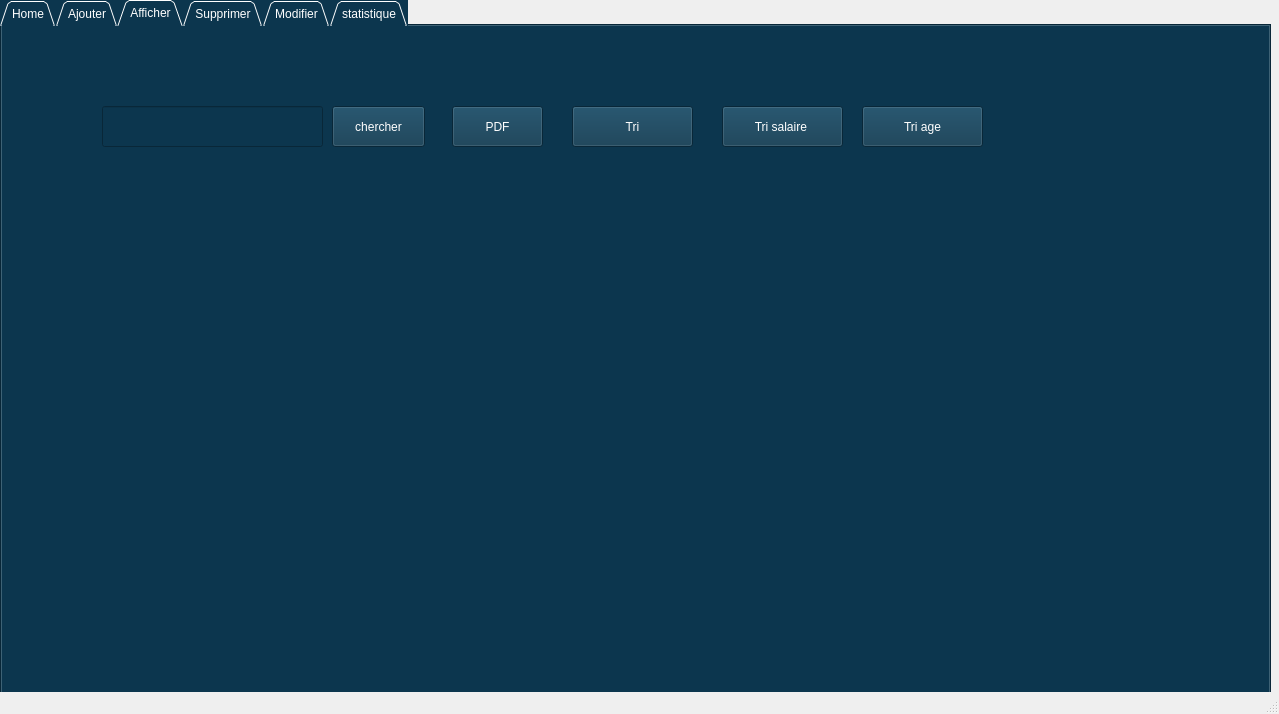
<?xml version="1.0" encoding="UTF-8"?>
<ui version="4.0">
 <class>MainWindow</class>
 <widget class="QMainWindow" name="MainWindow">
  <property name="geometry">
   <rect>
    <x>0</x>
    <y>0</y>
    <width>1279</width>
    <height>714</height>
   </rect>
  </property>
  <property name="windowTitle">
   <string>MainWindow</string>
  </property>
  <property name="styleSheet">
   <string notr="true">#mainwindow {
background: #FEFEF9
;
}


#mainFrame {
border: 3px solid gray;
border-radius: 40px;
background: white;
}</string>
  </property>
  <widget class="QWidget" name="centralwidget">
   <widget class="QTabWidget" name="tabWidget">
    <property name="geometry">
     <rect>
      <x>0</x>
      <y>0</y>
      <width>1271</width>
      <height>971</height>
     </rect>
    </property>
    <property name="styleSheet">
     <string notr="true">background-color:#0c364e
;
color:white;</string>
    </property>
    <property name="tabShape">
     <enum>QTabWidget::Triangular</enum>
    </property>
    <property name="currentIndex">
     <number>2</number>
    </property>
    <widget class="QWidget" name="Accueil">
     <attribute name="title">
      <string>Home</string>
     </attribute>
     <widget class="QLabel" name="label">
      <property name="geometry">
       <rect>
        <x>230</x>
        <y>150</y>
        <width>281</width>
        <height>78</height>
       </rect>
      </property>
      <property name="sizePolicy">
       <sizepolicy hsizetype="MinimumExpanding" vsizetype="MinimumExpanding">
        <horstretch>0</horstretch>
        <verstretch>0</verstretch>
       </sizepolicy>
      </property>
      <property name="styleSheet">
       <string notr="true">
color:white ;
border-style:outset;
border-width: 0px;
    border-radius: 10px;
    border-color: #0c364e;
    font: bold 18px;
    min-width: 10em;
    padding: 6px;</string>
      </property>
      <property name="text">
       <string>Entrer Vos informations</string>
      </property>
     </widget>
     <widget class="QWidget" name="verticalLayoutWidget_2">
      <property name="geometry">
       <rect>
        <x>970</x>
        <y>20</y>
        <width>281</width>
        <height>621</height>
       </rect>
      </property>
      <layout class="QVBoxLayout" name="verticalLayout_2">
       <item>
        <layout class="QVBoxLayout" name="verticalLayout">
         <item>
          <widget class="QPushButton" name="a">
           <property name="sizePolicy">
            <sizepolicy hsizetype="Minimum" vsizetype="Preferred">
             <horstretch>0</horstretch>
             <verstretch>0</verstretch>
            </sizepolicy>
           </property>
           <property name="styleSheet">
            <string notr="true">background-color: #0c364e
  ;
color:white ;

    font:  18px;
</string>
           </property>
           <property name="text">
            <string>Accueil</string>
           </property>
          </widget>
         </item>
         <item>
          <widget class="QPushButton" name="b">
           <property name="sizePolicy">
            <sizepolicy hsizetype="Minimum" vsizetype="Preferred">
             <horstretch>0</horstretch>
             <verstretch>0</verstretch>
            </sizepolicy>
           </property>
           <property name="styleSheet">
            <string notr="true">background-color: #0c364e
  ;
color:white ;

    font:  18px;
</string>
           </property>
           <property name="text">
            <string>Gestion des vols</string>
           </property>
          </widget>
         </item>
         <item>
          <widget class="QPushButton" name="e">
           <property name="sizePolicy">
            <sizepolicy hsizetype="Minimum" vsizetype="Preferred">
             <horstretch>0</horstretch>
             <verstretch>0</verstretch>
            </sizepolicy>
           </property>
           <property name="styleSheet">
            <string notr="true">background-color: #0c364e
  ;
color:white ;

    font:  18px;
</string>
           </property>
           <property name="text">
            <string>Gestion des voyageurs</string>
           </property>
          </widget>
         </item>
         <item>
          <widget class="QPushButton" name="d">
           <property name="sizePolicy">
            <sizepolicy hsizetype="Minimum" vsizetype="Preferred">
             <horstretch>0</horstretch>
             <verstretch>0</verstretch>
            </sizepolicy>
           </property>
           <property name="styleSheet">
            <string notr="true">background-color: #0c364e
  ;
color:white ;

    font:  18px;
</string>
           </property>
           <property name="text">
            <string>Gestions des employées</string>
           </property>
          </widget>
         </item>
         <item>
          <widget class="QPushButton" name="c">
           <property name="sizePolicy">
            <sizepolicy hsizetype="Minimum" vsizetype="Preferred">
             <horstretch>0</horstretch>
             <verstretch>0</verstretch>
            </sizepolicy>
           </property>
           <property name="styleSheet">
            <string notr="true">background-color: #0c364e
  ;
color:white ;

    font:  18px;
</string>
           </property>
           <property name="text">
            <string>Gestion des avions</string>
           </property>
          </widget>
         </item>
        </layout>
       </item>
      </layout>
     </widget>
     <widget class="QLabel" name="label_pic">
      <property name="geometry">
       <rect>
        <x>20</x>
        <y>20</y>
        <width>141</width>
        <height>101</height>
       </rect>
      </property>
      <property name="sizePolicy">
       <sizepolicy hsizetype="Maximum" vsizetype="Maximum">
        <horstretch>0</horstretch>
        <verstretch>0</verstretch>
       </sizepolicy>
      </property>
      <property name="text">
       <string/>
      </property>
      <property name="scaledContents">
       <bool>true</bool>
      </property>
     </widget>
     <widget class="QLabel" name="label_username">
      <property name="geometry">
       <rect>
        <x>40</x>
        <y>270</y>
        <width>101</width>
        <height>81</height>
       </rect>
      </property>
      <property name="text">
       <string/>
      </property>
      <property name="scaledContents">
       <bool>true</bool>
      </property>
     </widget>
     <widget class="QLabel" name="label_mdp">
      <property name="geometry">
       <rect>
        <x>40</x>
        <y>410</y>
        <width>71</width>
        <height>41</height>
       </rect>
      </property>
      <property name="text">
       <string/>
      </property>
      <property name="scaledContents">
       <bool>true</bool>
      </property>
     </widget>
     <widget class="QLabel" name="label_4">
      <property name="geometry">
       <rect>
        <x>220</x>
        <y>20</y>
        <width>742</width>
        <height>101</height>
       </rect>
      </property>
      <property name="styleSheet">
       <string notr="true">color:white ;
border-style:outset;
border-width: 0px;
    border-radius: 10px;
    border-color: #0c364e;

font: bold 75 25pt &quot;Segoe Print&quot;;
    min-width: 10em;
    padding: 6px;</string>
      </property>
      <property name="text">
       <string>SMART AIRPORT</string>
      </property>
     </widget>
    </widget>
    <widget class="QWidget" name="tab_2">
     <attribute name="title">
      <string>Ajouter</string>
     </attribute>
     <widget class="QLabel" name="label_5">
      <property name="geometry">
       <rect>
        <x>240</x>
        <y>30</y>
        <width>481</width>
        <height>41</height>
       </rect>
      </property>
      <property name="styleSheet">
       <string notr="true">color:white ;
border-style:outset;
border-width: 0px;
    border-radius: 10px;
    border-color: #0c364e;
    font: bold 18px;
    min-width: 10em;
    padding: 6px;</string>
      </property>
      <property name="text">
       <string>Ajout des employées </string>
      </property>
     </widget>
     <widget class="QWidget" name="formLayoutWidget">
      <property name="geometry">
       <rect>
        <x>10</x>
        <y>110</y>
        <width>671</width>
        <height>461</height>
       </rect>
      </property>
      <property name="sizePolicy">
       <sizepolicy hsizetype="Expanding" vsizetype="Expanding">
        <horstretch>0</horstretch>
        <verstretch>0</verstretch>
       </sizepolicy>
      </property>
      <layout class="QFormLayout" name="formLayout">
       <item row="0" column="0">
        <widget class="QLabel" name="label_6">
         <property name="sizePolicy">
          <sizepolicy hsizetype="Expanding" vsizetype="Expanding">
           <horstretch>0</horstretch>
           <verstretch>0</verstretch>
          </sizepolicy>
         </property>
         <property name="styleSheet">
          <string notr="true">color:white ;
border-style:outset;
border-width: 0px;
    border-radius: 10px;
    border-color: #0c364e;
    font: bold 14px;
    min-width: 10em;
    padding: 6px;</string>
         </property>
         <property name="text">
          <string>C.I.N:</string>
         </property>
        </widget>
       </item>
       <item row="0" column="1">
        <widget class="QLineEdit" name="lineEdit_3">
         <property name="sizePolicy">
          <sizepolicy hsizetype="Expanding" vsizetype="Expanding">
           <horstretch>0</horstretch>
           <verstretch>0</verstretch>
          </sizepolicy>
         </property>
         <property name="styleSheet">
          <string notr="true">
border-style:outset;
border-width: 2px;
    border-radius: 10px;
    border-color: white;
    min-width:5em;
    padding: 6px;</string>
         </property>
        </widget>
       </item>
       <item row="1" column="0">
        <widget class="QLabel" name="label_7">
         <property name="sizePolicy">
          <sizepolicy hsizetype="Expanding" vsizetype="Expanding">
           <horstretch>0</horstretch>
           <verstretch>0</verstretch>
          </sizepolicy>
         </property>
         <property name="styleSheet">
          <string notr="true">color:white ;
border-style:outset;
border-width: 0px;
    border-radius: 10px;
    border-color: #0c364e;
    font: bold 14px;
    min-width: 10em;
    padding: 6px;</string>
         </property>
         <property name="text">
          <string>Prenom:</string>
         </property>
        </widget>
       </item>
       <item row="2" column="0">
        <widget class="QLabel" name="label_8">
         <property name="sizePolicy">
          <sizepolicy hsizetype="Expanding" vsizetype="Expanding">
           <horstretch>0</horstretch>
           <verstretch>0</verstretch>
          </sizepolicy>
         </property>
         <property name="styleSheet">
          <string notr="true">color:white ;
border-style:outset;
border-width: 0px;
    border-radius: 10px;
    border-color: #0c364e;
    font: bold 14px;
    min-width: 10em;
    padding: 6px;</string>
         </property>
         <property name="text">
          <string>Nom:</string>
         </property>
        </widget>
       </item>
       <item row="2" column="1">
        <widget class="QLineEdit" name="lineEdit_5">
         <property name="sizePolicy">
          <sizepolicy hsizetype="Expanding" vsizetype="Expanding">
           <horstretch>0</horstretch>
           <verstretch>0</verstretch>
          </sizepolicy>
         </property>
         <property name="styleSheet">
          <string notr="true">
border-style:outset;
border-width: 2px;
    border-radius: 10px;
    border-color: white;
    min-width:5em;
    padding: 6px;</string>
         </property>
        </widget>
       </item>
       <item row="3" column="0">
        <widget class="QLabel" name="label_10">
         <property name="sizePolicy">
          <sizepolicy hsizetype="Expanding" vsizetype="Expanding">
           <horstretch>0</horstretch>
           <verstretch>0</verstretch>
          </sizepolicy>
         </property>
         <property name="styleSheet">
          <string notr="true">color:white ;
border-style:outset;
border-width: 0px;
    border-radius: 10px;
    border-color: #0c364e;
    font: bold 14px;
    min-width: 10em;
    padding: 6px;</string>
         </property>
         <property name="text">
          <string>mail:</string>
         </property>
        </widget>
       </item>
       <item row="3" column="1">
        <widget class="QLineEdit" name="lineEdit_7">
         <property name="sizePolicy">
          <sizepolicy hsizetype="Expanding" vsizetype="Expanding">
           <horstretch>0</horstretch>
           <verstretch>0</verstretch>
          </sizepolicy>
         </property>
         <property name="styleSheet">
          <string notr="true">
border-style:outset;
border-width: 2px;
    border-radius: 10px;
    border-color: white;
    min-width:5em;
    padding: 6px;</string>
         </property>
        </widget>
       </item>
       <item row="4" column="0">
        <widget class="QLabel" name="label_11">
         <property name="sizePolicy">
          <sizepolicy hsizetype="Expanding" vsizetype="Expanding">
           <horstretch>0</horstretch>
           <verstretch>0</verstretch>
          </sizepolicy>
         </property>
         <property name="styleSheet">
          <string notr="true">color:white ;
border-style:outset;
border-width: 0px;
    border-radius: 10px;
    border-color: #0c364e;
    font: bold 14px;
    min-width: 10em;
    padding: 6px;</string>
         </property>
         <property name="text">
          <string>Métier:</string>
         </property>
        </widget>
       </item>
       <item row="4" column="1">
        <widget class="QLineEdit" name="lineEdit_8">
         <property name="sizePolicy">
          <sizepolicy hsizetype="Expanding" vsizetype="Expanding">
           <horstretch>0</horstretch>
           <verstretch>0</verstretch>
          </sizepolicy>
         </property>
         <property name="styleSheet">
          <string notr="true">
border-style:outset;
border-width: 2px;
    border-radius: 10px;
    border-color: white;
    min-width:5em;
    padding: 6px;</string>
         </property>
        </widget>
       </item>
       <item row="1" column="1">
        <widget class="QLineEdit" name="lineEdit_4">
         <property name="sizePolicy">
          <sizepolicy hsizetype="Expanding" vsizetype="Expanding">
           <horstretch>0</horstretch>
           <verstretch>0</verstretch>
          </sizepolicy>
         </property>
         <property name="styleSheet">
          <string notr="true">
border-style:outset;
border-width: 2px;
    border-radius: 10px;
    border-color: white;
    min-width:5em;
    padding: 6px;</string>
         </property>
        </widget>
       </item>
       <item row="5" column="1">
        <widget class="QLineEdit" name="lineEdit_10">
         <property name="sizePolicy">
          <sizepolicy hsizetype="Expanding" vsizetype="Expanding">
           <horstretch>0</horstretch>
           <verstretch>0</verstretch>
          </sizepolicy>
         </property>
         <property name="styleSheet">
          <string notr="true">
border-style:outset;
border-width: 2px;
    border-radius: 10px;
    border-color: white;
    min-width:5em;
    padding: 6px;</string>
         </property>
         <property name="echoMode">
          <enum>QLineEdit::Password</enum>
         </property>
        </widget>
       </item>
       <item row="5" column="0">
        <widget class="QLabel" name="label_16">
         <property name="sizePolicy">
          <sizepolicy hsizetype="Expanding" vsizetype="Expanding">
           <horstretch>0</horstretch>
           <verstretch>0</verstretch>
          </sizepolicy>
         </property>
         <property name="styleSheet">
          <string notr="true">color:white ;
border-style:outset;
border-width: 0px;
    border-radius: 10px;
    border-color: #0c364e;
    font: bold 14px;
    min-width: 10em;
    padding: 6px;</string>
         </property>
         <property name="text">
          <string>password:</string>
         </property>
        </widget>
       </item>
       <item row="6" column="0">
        <widget class="QLabel" name="label_19">
         <property name="sizePolicy">
          <sizepolicy hsizetype="Expanding" vsizetype="Expanding">
           <horstretch>0</horstretch>
           <verstretch>0</verstretch>
          </sizepolicy>
         </property>
         <property name="styleSheet">
          <string notr="true">color:white ;
border-style:outset;
border-width: 0px;
    border-radius: 10px;
    border-color: #0c364e;
    font: bold 14px;
    min-width: 10em;
    padding: 6px;</string>
         </property>
         <property name="text">
          <string>Salaire:</string>
         </property>
        </widget>
       </item>
       <item row="7" column="0">
        <widget class="QLabel" name="label_20">
         <property name="sizePolicy">
          <sizepolicy hsizetype="Expanding" vsizetype="Expanding">
           <horstretch>0</horstretch>
           <verstretch>0</verstretch>
          </sizepolicy>
         </property>
         <property name="styleSheet">
          <string notr="true">color:white ;
border-style:outset;
border-width: 0px;
    border-radius: 10px;
    border-color: #0c364e;
    font: bold 14px;
    min-width: 10em;
    padding: 6px;</string>
         </property>
         <property name="text">
          <string>Age:</string>
         </property>
        </widget>
       </item>
       <item row="6" column="1">
        <widget class="QLineEdit" name="lineEdit_13">
         <property name="sizePolicy">
          <sizepolicy hsizetype="Expanding" vsizetype="Expanding">
           <horstretch>0</horstretch>
           <verstretch>0</verstretch>
          </sizepolicy>
         </property>
         <property name="styleSheet">
          <string notr="true">
border-style:outset;
border-width: 2px;
    border-radius: 10px;
    border-color: white;
    min-width:5em;
    padding: 6px;</string>
         </property>
        </widget>
       </item>
       <item row="7" column="1">
        <widget class="QLineEdit" name="lineEdit_14">
         <property name="sizePolicy">
          <sizepolicy hsizetype="Expanding" vsizetype="Expanding">
           <horstretch>0</horstretch>
           <verstretch>0</verstretch>
          </sizepolicy>
         </property>
         <property name="styleSheet">
          <string notr="true">
border-style:outset;
border-width: 2px;
    border-radius: 10px;
    border-color: white;
    min-width:5em;
    padding: 6px;</string>
         </property>
        </widget>
       </item>
      </layout>
     </widget>
     <widget class="QPushButton" name="pushButton_2">
      <property name="geometry">
       <rect>
        <x>870</x>
        <y>400</y>
        <width>161</width>
        <height>51</height>
       </rect>
      </property>
      <property name="styleSheet">
       <string notr="true">background-color: #0f425f
  ;
color:white ;
border-style:outset;
border-width: 2px;
    border-radius: 10px;
    border-color: #0c364e;
    font:  18px;
    min-width:5em;
    padding: 6px;</string>
      </property>
      <property name="text">
       <string>Ajouter</string>
      </property>
     </widget>
     <widget class="QLabel" name="label_13">
      <property name="geometry">
       <rect>
        <x>830</x>
        <y>100</y>
        <width>261</width>
        <height>161</height>
       </rect>
      </property>
      <property name="text">
       <string/>
      </property>
     </widget>
     <widget class="QPushButton" name="pushButton_4">
      <property name="geometry">
       <rect>
        <x>880</x>
        <y>280</y>
        <width>131</width>
        <height>31</height>
       </rect>
      </property>
      <property name="text">
       <string>choisir une image</string>
      </property>
     </widget>
    </widget>
    <widget class="QWidget" name="tab_3">
     <attribute name="title">
      <string>Afficher</string>
     </attribute>
     <widget class="QTableView" name="tab_e">
      <property name="geometry">
       <rect>
        <x>100</x>
        <y>140</y>
        <width>1121</width>
        <height>601</height>
       </rect>
      </property>
      <property name="styleSheet">
       <string notr="true">QWidget {
    background-color: -#0c364e ;
    color: #4cb1db ;
		border: 3px ;
  border-radius: 40px;
}

QHeaderView::section {
    background-color: #4cb1db;
	color:#0c364e;

    padding: 4px;
	border: 3px ;
  border-radius: 40px;
    font-size: 14pt;
}

QTableWidget {
    gridline-color: black;
    font-size: 12pt;
}

QTableWidget QTableCornerButton::section {
    background-color: black;
    border: 1px  ;
}</string>
      </property>
     </widget>
     <widget class="QLineEdit" name="lineEdit_ch">
      <property name="geometry">
       <rect>
        <x>100</x>
        <y>80</y>
        <width>221</width>
        <height>41</height>
       </rect>
      </property>
     </widget>
     <widget class="QPushButton" name="pushButton_ch">
      <property name="geometry">
       <rect>
        <x>330</x>
        <y>80</y>
        <width>93</width>
        <height>41</height>
       </rect>
      </property>
      <property name="text">
       <string>chercher</string>
      </property>
     </widget>
     <widget class="QPushButton" name="pushButton_tri">
      <property name="geometry">
       <rect>
        <x>570</x>
        <y>80</y>
        <width>121</width>
        <height>41</height>
       </rect>
      </property>
      <property name="text">
       <string>Tri</string>
      </property>
     </widget>
     <widget class="QPushButton" name="pushButton">
      <property name="geometry">
       <rect>
        <x>450</x>
        <y>80</y>
        <width>91</width>
        <height>41</height>
       </rect>
      </property>
      <property name="text">
       <string>PDF</string>
      </property>
     </widget>
     <widget class="QPushButton" name="pushButton_tri_2">
      <property name="geometry">
       <rect>
        <x>720</x>
        <y>80</y>
        <width>121</width>
        <height>41</height>
       </rect>
      </property>
      <property name="text">
       <string>Tri salaire </string>
      </property>
     </widget>
     <widget class="QPushButton" name="pushButton_tri_3">
      <property name="geometry">
       <rect>
        <x>860</x>
        <y>80</y>
        <width>121</width>
        <height>41</height>
       </rect>
      </property>
      <property name="text">
       <string>Tri age</string>
      </property>
     </widget>
    </widget>
    <widget class="QWidget" name="tab">
     <attribute name="title">
      <string>Supprimer</string>
     </attribute>
     <widget class="QPushButton" name="pb_supp">
      <property name="geometry">
       <rect>
        <x>330</x>
        <y>340</y>
        <width>261</width>
        <height>41</height>
       </rect>
      </property>
      <property name="styleSheet">
       <string notr="true">background-color: #0f425f
  ;
color:white ;
border-style:outset;
border-width: 2px;
    border-radius: 10px;
    border-color: #0c364e;
    font:  18px;
    min-width:5em;
    padding: 6px;</string>
      </property>
      <property name="text">
       <string>Confirmer la suppression</string>
      </property>
     </widget>
     <widget class="QLabel" name="label_12">
      <property name="geometry">
       <rect>
        <x>360</x>
        <y>50</y>
        <width>301</width>
        <height>51</height>
       </rect>
      </property>
      <property name="styleSheet">
       <string notr="true">color:white ;
border-style:outset;
border-width: 0px;
    border-radius: 10px;
    border-color: #0c364e;
    font: bold 18px;
    min-width: 10em;
    padding: 6px;</string>
      </property>
      <property name="text">
       <string>Suppression d'un employé</string>
      </property>
     </widget>
     <widget class="QWidget" name="formLayoutWidget_2">
      <property name="geometry">
       <rect>
        <x>710</x>
        <y>130</y>
        <width>461</width>
        <height>241</height>
       </rect>
      </property>
      <layout class="QFormLayout" name="formLayout_2">
       <item row="0" column="0">
        <widget class="QLabel" name="label_2">
         <property name="sizePolicy">
          <sizepolicy hsizetype="Expanding" vsizetype="Expanding">
           <horstretch>0</horstretch>
           <verstretch>0</verstretch>
          </sizepolicy>
         </property>
         <property name="text">
          <string>Nom</string>
         </property>
        </widget>
       </item>
       <item row="1" column="0">
        <widget class="QLabel" name="label_3">
         <property name="sizePolicy">
          <sizepolicy hsizetype="Expanding" vsizetype="Expanding">
           <horstretch>0</horstretch>
           <verstretch>0</verstretch>
          </sizepolicy>
         </property>
         <property name="text">
          <string>Prenom</string>
         </property>
        </widget>
       </item>
       <item row="2" column="0">
        <widget class="QLabel" name="label_17">
         <property name="sizePolicy">
          <sizepolicy hsizetype="Expanding" vsizetype="Expanding">
           <horstretch>0</horstretch>
           <verstretch>0</verstretch>
          </sizepolicy>
         </property>
         <property name="text">
          <string>Metier</string>
         </property>
        </widget>
       </item>
       <item row="3" column="0">
        <widget class="QLabel" name="label_18">
         <property name="sizePolicy">
          <sizepolicy hsizetype="Expanding" vsizetype="Expanding">
           <horstretch>0</horstretch>
           <verstretch>0</verstretch>
          </sizepolicy>
         </property>
         <property name="text">
          <string>Mail</string>
         </property>
        </widget>
       </item>
       <item row="0" column="1">
        <widget class="QLineEdit" name="lineEdit">
         <property name="sizePolicy">
          <sizepolicy hsizetype="Expanding" vsizetype="Expanding">
           <horstretch>0</horstretch>
           <verstretch>0</verstretch>
          </sizepolicy>
         </property>
        </widget>
       </item>
       <item row="1" column="1">
        <widget class="QLineEdit" name="lineEdit_2">
         <property name="sizePolicy">
          <sizepolicy hsizetype="Expanding" vsizetype="Expanding">
           <horstretch>0</horstretch>
           <verstretch>0</verstretch>
          </sizepolicy>
         </property>
        </widget>
       </item>
       <item row="2" column="1">
        <widget class="QLineEdit" name="lineEdit_11">
         <property name="sizePolicy">
          <sizepolicy hsizetype="Expanding" vsizetype="Expanding">
           <horstretch>0</horstretch>
           <verstretch>0</verstretch>
          </sizepolicy>
         </property>
        </widget>
       </item>
       <item row="3" column="1">
        <widget class="QLineEdit" name="lineEdit_12">
         <property name="sizePolicy">
          <sizepolicy hsizetype="Expanding" vsizetype="Expanding">
           <horstretch>0</horstretch>
           <verstretch>0</verstretch>
          </sizepolicy>
         </property>
        </widget>
       </item>
      </layout>
     </widget>
     <widget class="QComboBox" name="comboBox">
      <property name="geometry">
       <rect>
        <x>360</x>
        <y>190</y>
        <width>211</width>
        <height>41</height>
       </rect>
      </property>
      <property name="sizePolicy">
       <sizepolicy hsizetype="Maximum" vsizetype="Maximum">
        <horstretch>0</horstretch>
        <verstretch>0</verstretch>
       </sizepolicy>
      </property>
     </widget>
     <widget class="QLabel" name="label_9">
      <property name="geometry">
       <rect>
        <x>100</x>
        <y>190</y>
        <width>251</width>
        <height>41</height>
       </rect>
      </property>
      <property name="sizePolicy">
       <sizepolicy hsizetype="Maximum" vsizetype="Maximum">
        <horstretch>0</horstretch>
        <verstretch>0</verstretch>
       </sizepolicy>
      </property>
      <property name="styleSheet">
       <string notr="true">color:white ;
border-style:outset;
border-width: 0px;
    border-radius: 10px;
    border-color: #0c364e;
    font: bold 14px;
    min-width: 10em;
    padding: 6px;</string>
      </property>
      <property name="text">
       <string>Donner le cin à supprimer</string>
      </property>
     </widget>
    </widget>
    <widget class="QWidget" name="tab_4">
     <attribute name="title">
      <string>Modifier</string>
     </attribute>
     <widget class="QWidget" name="formLayoutWidget_3">
      <property name="geometry">
       <rect>
        <x>110</x>
        <y>120</y>
        <width>581</width>
        <height>181</height>
       </rect>
      </property>
      <layout class="QFormLayout" name="formLayout_3">
       <item row="0" column="0">
        <widget class="QLabel" name="label_14">
         <property name="text">
          <string>CIN:</string>
         </property>
        </widget>
       </item>
       <item row="1" column="0">
        <widget class="QLabel" name="label_15">
         <property name="text">
          <string>Metier:</string>
         </property>
        </widget>
       </item>
       <item row="0" column="1">
        <widget class="QLineEdit" name="lineEdit_6"/>
       </item>
       <item row="1" column="1">
        <widget class="QLineEdit" name="lineEdit_9"/>
       </item>
      </layout>
     </widget>
     <widget class="QPushButton" name="pushButton_3">
      <property name="geometry">
       <rect>
        <x>340</x>
        <y>370</y>
        <width>171</width>
        <height>51</height>
       </rect>
      </property>
      <property name="styleSheet">
       <string notr="true">background-color: #0f425f
  ;
color:white ;
border-style:outset;
border-width: 2px;
    border-radius: 10px;
    border-color: #0c364e;
    font:  18px;
    min-width:5em;
    padding: 6px;</string>
      </property>
      <property name="text">
       <string>modifer</string>
      </property>
     </widget>
    </widget>
    <widget class="QWidget" name="tab_5">
     <attribute name="title">
      <string>statistique</string>
     </attribute>
     <widget class="QTableView" name="tableView_stat">
      <property name="geometry">
       <rect>
        <x>20</x>
        <y>110</y>
        <width>601</width>
        <height>511</height>
       </rect>
      </property>
     </widget>
     <widget class="QPushButton" name="pushButton_stat">
      <property name="geometry">
       <rect>
        <x>240</x>
        <y>40</y>
        <width>171</width>
        <height>31</height>
       </rect>
      </property>
      <property name="text">
       <string>statistique age</string>
      </property>
     </widget>
     <widget class="QTableView" name="tableView_stat_2">
      <property name="geometry">
       <rect>
        <x>650</x>
        <y>110</y>
        <width>601</width>
        <height>511</height>
       </rect>
      </property>
     </widget>
     <widget class="QPushButton" name="pushButton_stat_1">
      <property name="geometry">
       <rect>
        <x>800</x>
        <y>40</y>
        <width>171</width>
        <height>31</height>
       </rect>
      </property>
      <property name="text">
       <string>statistique salaire</string>
      </property>
     </widget>
    </widget>
   </widget>
  </widget>
  <widget class="QMenuBar" name="menubar">
   <property name="geometry">
    <rect>
     <x>0</x>
     <y>0</y>
     <width>1279</width>
     <height>26</height>
    </rect>
   </property>
  </widget>
  <widget class="QStatusBar" name="statusbar"/>
 </widget>
 <resources/>
 <connections/>
</ui>
